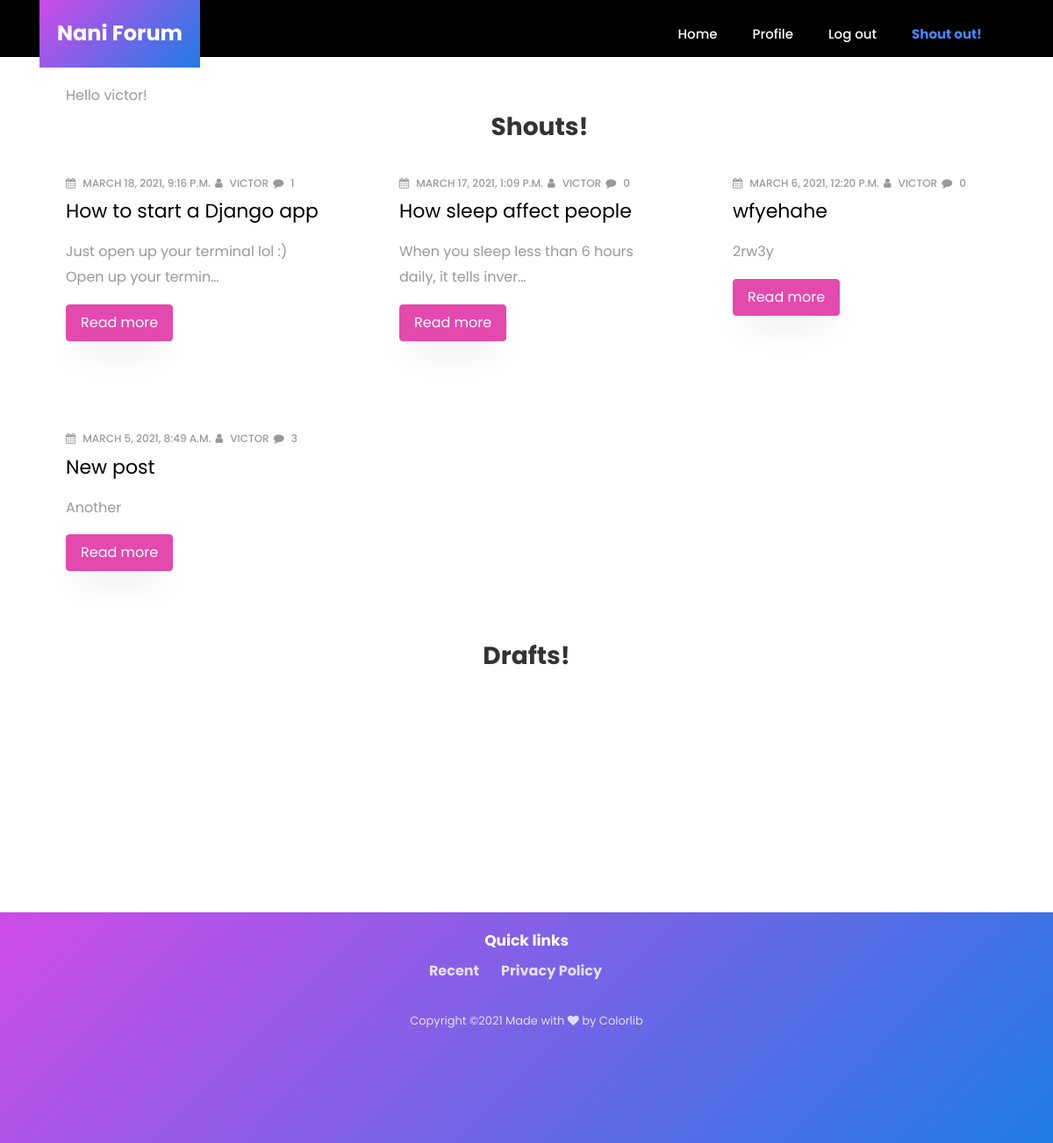
The app's page /213/2444376611987366/ (signed in), older data.
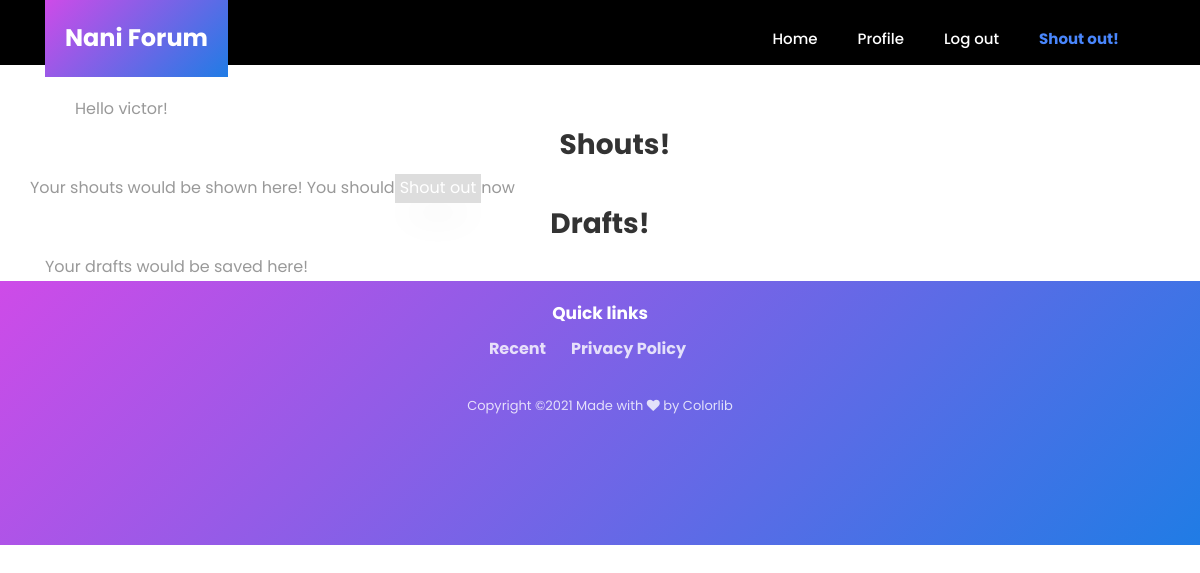
The same page, newer data.
### Post/models.py (models this page shows, shortened)
class Post(models.Model):
    STATUS_CHOICES = (
        ('draft', 'Draft'),
        ('published', 'Published'),
    )
    title = models.CharField(max_length=255)
    slug = models.SlugField(max_length=255, unique_for_date='published', blank=True)
    detail = models.TextField()
    author = models.ForeignKey(User, null=True, on_delete=models.SET_NULL, related_name='posts')
    status = models.CharField(choices=STATUS_CHOICES, max_length=10, default='draft')
    published = models.DateTimeField(auto_now_add=True)
    updated = models.DateTimeField(auto_now=True)
    tags = TaggableManager()
    class Meta:
        ordering = ('-published',)

### Post/views.py (the view)
# urls.py: path('213/2444376611987366/', views.profile, name="profile"),
@login_required
def profile(request):
    drafts = request.user.posts.filter(status="draft")
    shouts = request.user.posts.filter(status="published")
    context = {"drafts":drafts, "shouts":shouts}
    return render(request, "post/profile.html", context)

### Main/templates/post/profile.html (shortened to what this page needs)
{% extends 'base.html' %}
{% load static %}
{% block content %}
    <section class="hero-wrap" style="height: 65px; background-image: url({% static 'images/background.jpg' %});">
    </section>
    <section>
    <div class="container">
      <div style="margin: 30px 0px 0px 30px;">
        Hello {{ user.username }}!
        <h3 style="font-weight:bold; text-align:center;">Shouts!</h3>
      </div>
      <div class="row d-flex">
            {% if shouts %}
                {% for post in shouts %}
                <div class="col-lg-4 ftco-animate">
                    <div class="blog-entry">
                        <div class="text d-block">
                            <div class="meta">
                                <p>
                                    <span style="margin-right:2px;"><span class="fa fa-calendar mr-2"></span>{{ post.published }}</span>
                                    <span style="margin-right:2px;"><span class="fa fa-user mr-2"></span>{{ post.author }}</span>
                                    <span style="margin-right:2px;"><span class="fa fa-comment mr-2"></span>{{ post.comment_set.count }}</span>
                                </p>
                            </div>
                            <h3 class="heading"><a href="{% url 'post:detail' pk=post.id slug=post.slug %}">{{ post.title }}</a></h3>
                            <p>{{ post.detail|truncatechars:55 }}</p>
                            <p><a href="{% url 'post:detail' pk=post.id slug=post.slug %}" class="btn btn-secondary py-2 px-3">Read more</a></p>
                        </div>
                    </div>
                    </div>
                {% endfor %}
            {% else %}
                Your shouts would be shown here! You should  <a href="{% url 'post:create' %}" class="btn" style="border-radius:0px; color:white; background:#ddd; padding:1px 4px;">Shout out</a> now
            {% endif %}
        </div>
    <div>
      <div>
        <h3 style="font-weight:bold; text-align:center;">Drafts!</h3>
      </div>
            {% if drafts %}
                {% for post in drafts %}
                <div class="col-lg-4 ftco-animate">
                    <div class="blog-entry">
                        <div class="text d-block">
                            <div class="meta">
                                <p>
                                    <span style="margin-right:2px;"><span class="fa fa-calendar mr-2"></span>{{ post.published }}</span>
                                    <span style="margin-right:2px;"><span class="fa fa-user mr-2"></span>{{ post.author }}</span>
                                    <span style="margin-right:2px;"><span class="fa fa-comment mr-2"></span>{{ post.comment_set.count }}</span>
                                </p>
                            </div>
                            <h3 class="heading"><a href="{% url 'post:detail' pk=post.id slug=post.slug %}">{{ post.title }}</a></h3>
                            <p>{{ post.detail|truncatechars:55 }}</p>
                            <p><a href="{% url 'post:detail' pk=post.id slug=post.slug %}" class="btn btn-secondary py-2 px-3">Read more</a></p>
                        </div>
                    </div>
                    </div>
                {% endfor %}
            {% else %}
                Your drafts would be saved here!
            {% endif %}
          </div>
  </div>
    </section>
{% endblock %}

### Main/templates/base.html (shortened to what this page needs)
{% load static %}
<!DOCTYPE html>
<html lang="en">
<head>
    <link rel="stylesheet" href="https://stackpath.bootstrapcdn.com/font-awesome/4.7.0/css/font-awesome.min.css">
    <link rel="stylesheet" href="{% static 'css/animate.css' %}">
    <link rel="stylesheet" href="{% static 'css/owl.carousel.min.css' %}">
    <link rel="stylesheet" href="{% static 'css/owl.theme.default.min.css' %}">
    <link rel="stylesheet" href="{% static 'css/magnific-popup.css' %}">
    <link rel="stylesheet" href="{% static 'css/bootstrap-datepicker.css' %}">
    <link rel="stylesheet" href="{% static 'css/jquery.timepicker.css' %}">
    <link rel="stylesheet" href="{% static 'css/flaticon.css' %}">
    <link rel="stylesheet" href="{% static 'css/style.css' %}">
</head>
<body>
 <nav class="navbar navbar-expand-lg navbar-dark ftco_navbar bg-dark ftco-navbar-light" id="ftco-navbar">
   <div class="container">
     <a class="navbar-brand" href="{% url 'post:home' %}"><span>Nani Forum</span></a>
   <div class="collapse navbar-collapse" id="ftco-nav">
       <ul class="navbar-nav ml-auto">
         <li class="nav-item"><a href="{% url 'post:home' %}" class="nav-link">Home</a></li>
         {% if not user.is_authenticated %}
            <li class="nav-item"><a href="{% url 'account_login' %}" class="nav-link">Sign in</a></li>
            <li class="nav-item"><a href="{% url 'account_signup' %}" class="nav-link">Sign up</a></li>
         {% else %}
            <li class="nav-item"><a href="{% url 'post:profile' %}" class="nav-link">Profile</a></li>
            <li class="nav-item"><a href="{% url 'account_logout' %}" class="nav-link">Log out</a></li>
         {% endif %}
         <li class="nav-item"><a href="{% url 'post:create' %}" style="color:#4986fc; font-weight:bold;" class="nav-link">Shout out!</a></li>
     </ul>
 </div>
</div>
</nav>
{% block content %}
{% endblock %}
<footer class="ftco-footer ftco-no-pt">
  <div class="container">
      <div style="padding-bottom: 20px;"></div>
      <h2 class="ftco-heading-2" style="font-weight:bold; text-align:center;">Quick links</h2>
      <ul class="list-unstyled" style="display:flex; justify-content:center;">
        <li style="display:inline; margin-right:25px; font-weight:bold;"><a href="{% url 'post:home' %}#recent" class="">Recent</a></li>
        <li style="display:inline; margin-right:25px; font-weight:bold;"><a href="#" class="">Privacy Policy</a></li>
    </ul>
  </div>
  <p class="text-center" style="margin-top:30px; font-size:13px;">
      Copyright &copy;<script>document.write(new Date().getFullYear());</script> Made with <i class="fa fa-heart" aria-hidden="true"></i> by <a href="https://colorlib.com" target="_blank">Colorlib</a>
  </p>
</footer>
</body>
</html>

Row changes from the older to the newer data that the page shows:
removed Post: published "MARCH 18, 2021, 9:16 P.M.", author "VICTOR", comment_set.count "1", title "How to start a Django app", detail "Just open up your terminal lol :) Open up your termin…"
removed Post: published "MARCH 17, 2021, 1:09 P.M.", author "VICTOR", comment_set.count "0", title "How sleep affect people", detail "When you sleep less than 6 hours daily, it tells inver…"
removed Post: published "MARCH 6, 2021, 12:20 P.M.", author "VICTOR", comment_set.count "0", title "wfyehahe", detail "2rw3y"
removed Post: published "MARCH 5, 2021, 8:49 A.M.", author "VICTOR", comment_set.count "3", title "New post", detail "Another"
Text that changed along with them:
text now shown: "Your shouts would be shown here! You should Shout out now Your drafts would be saved here!"
